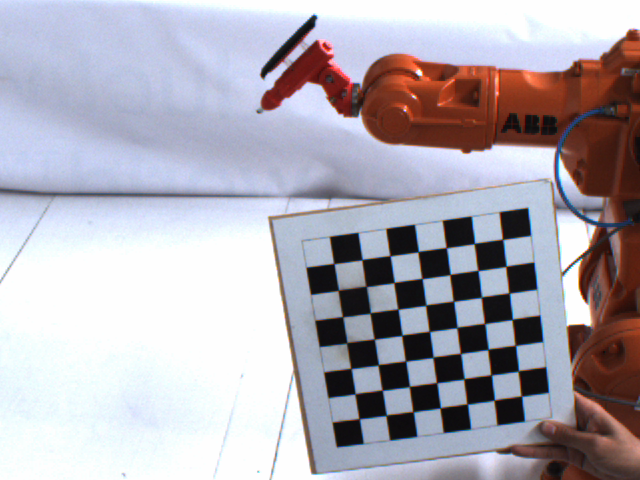
#> input picture stereo1/img/set1/L0030.png, 640 x 480 px, given in place of disp.png, which was not available
$ jupyter execute --allow-errors SetNo3.ipynb   (shell and % lines are left out)   (Python 2 division)   (older library calls are emulated)   (text cells are left out)
#> lines starting #> are read from the running program, lines starting #| are printed output that depends on the picture; pictures that were not available may be replaced by others from this repository, and a replacement may not be noted
[cell 1]
# -*- coding: utf-8 -*-
import glob
import os
import re
import time as t

import cv2
import cv2.cv as cv
import IPython
from IPython.display import display
import ipywidgets as widgets
from matplotlib import pyplot as plt
import numpy as np

print "OpenCV version:   {}".format(cv2.__version__)
print "IPython version:  {}".format(IPython.__version__)

# i = cv2.imread('stereo1/sample.png')
# RESOLUTION = (i.shape[1], i.shape[0])
RESOLUTION = (640, 480)
grid_w = 7
grid_h = 7
GRID_SIZE = (grid_w, grid_h)
sq_size = 3 # cm
crit = (cv2.TERM_CRITERIA_EPS + cv2.TERM_CRITERIA_MAX_ITER, 30, 0.001)

objp = np.zeros((grid_w*grid_h,3), np.float32)
objp[:,:2] = np.mgrid[0:grid_w,0:grid_h].T.reshape(-1,2) * sq_size

[cell 2]
def change_figsize(w, h):
    fig_size = plt.rcParams["figure.figsize"]
    fig_size = (w, h)
    plt.rcParams["figure.figsize"] = fig_size

def nothing(x):
    pass

change_figsize(18, 14)

[cell 3]
imagesL = sorted(glob.glob("stereo1/img/set1/L*.png"))
imagesR = sorted(glob.glob("stereo1/img/set1/R*.png"))

objpoints = []
imgpoints1 = []
imgpoints2 = []

t_start = t.clock()

for fnameL, fnameR in zip(imagesL, imagesR):
    imgL = cv2.imread(fnameL)
    imgR = cv2.imread(fnameR)
    grayL = cv2.cvtColor(imgL, cv2.COLOR_BGR2GRAY)
    grayR = cv2.cvtColor(imgR, cv2.COLOR_BGR2GRAY)
    retL, cornersL = cv2.findChessboardCorners(grayL, GRID_SIZE)
    retR, cornersR = cv2.findChessboardCorners(grayR, GRID_SIZE)

    if retL is True and retR is True:
        objpoints.append(objp)
        cv2.cornerSubPix(grayL, cornersL, (11,11), (-1,-1), crit)
        cv2.cornerSubPix(grayR, cornersR, (11,11), (-1,-1), crit)
        imgpoints1.append(cornersL)
        imgpoints2.append(cornersR)
        # [13 lines of commented-out code are left out]
#> (the rest of this cell did not finish here and is left out)

[cell 4]
imagesL = sorted(glob.glob("stereo1/img/set2/L*.png"))
imagesR = sorted(glob.glob("stereo1/img/set2/R*.png"))

objpoints = []
imgpoints1 = []
imgpoints2 = []

t_start = t.clock()

for fnameL, fnameR in zip(imagesL, imagesR):
    imgL = cv2.imread(fnameL)
    imgR = cv2.imread(fnameR)
    grayL = cv2.cvtColor(imgL, cv2.COLOR_BGR2GRAY)
    grayR = cv2.cvtColor(imgR, cv2.COLOR_BGR2GRAY)
    retL, cornersL = cv2.findChessboardCorners(grayL, GRID_SIZE)
    retR, cornersR = cv2.findChessboardCorners(grayR, GRID_SIZE)

    if retL is True and retR is True:
        objpoints.append(objp)
        cv2.cornerSubPix(grayL, cornersL, (11,11), (-1,-1), crit)
        cv2.cornerSubPix(grayR, cornersR, (11,11), (-1,-1), crit)
        imgpoints1.append(cornersL)
        imgpoints2.append(cornersR)
        # [13 lines of commented-out code are left out]

#> (the rest of this cell did not finish here and is left out)

[cell 5]
imagesL = sorted(glob.glob("stereo1/img/set3/L*.png"))
imagesR = sorted(glob.glob("stereo1/img/set3/R*.png"))

objpoints = []
imgpoints1 = []
imgpoints2 = []

t_start = t.clock()

for fnameL, fnameR in zip(imagesL, imagesR):
    imgL = cv2.imread(fnameL)
    imgR = cv2.imread(fnameR)
    grayL = cv2.cvtColor(imgL, cv2.COLOR_BGR2GRAY)
    grayR = cv2.cvtColor(imgR, cv2.COLOR_BGR2GRAY)
    retL, cornersL = cv2.findChessboardCorners(grayL, GRID_SIZE)
    retR, cornersR = cv2.findChessboardCorners(grayR, GRID_SIZE)

    if retL is True and retR is True:
        objpoints.append(objp)
        cv2.cornerSubPix(grayL, cornersL, (11,11), (-1,-1), crit)
        cv2.cornerSubPix(grayR, cornersR, (11,11), (-1,-1), crit)
        imgpoints1.append(cornersL)
        imgpoints2.append(cornersR)
        # [13 lines of commented-out code are left out]

#> (the rest of this cell did not finish here and is left out)

[cell 6]
with np.load("data/result_calib_set1.npz") as X:
#> (reads data/result_calib_set1.npz from the repository)
    mtxL, distL, mtxR, distR = [X[i] for i in ('arr_0', 'arr_1', 'arr_2', 'arr_3')]

with np.load("data/points_calib_set1.npz") as X:
#> (reads data/points_calib_set1.npz from the repository)
    objpoints, imgpoints1, imgpoints2 = [X[i] for i in ('arr_0', 'arr_1', 'arr_2')]

#> (the rest of this cell did not finish here and is left out)

#> (a cell that did not finish here is left out)

[cell 8]
ply_header = '''ply
format ascii 1.0
element vertex %(vert_num)d
property float x
property float y
property float z
property uchar red
property uchar green
property uchar blue
end_header
'''

def write_ply(fn, verts, colors):
    verts = verts.reshape(-1, 3)
    colors = colors.reshape(-1, 3)
    verts = np.hstack([verts, colors])
    with open(fn, 'w') as f:
        f.write(ply_header % dict(vert_num=len(verts)))
        np.savetxt(f, verts, '%f %f %f %d %d %d')


q2 = np.zeros((3,3))
#> (the rest of this cell did not finish here and is left out)

[cell 9]
disparity = np.zeros(RESOLUTION)
disp = cv2.imread('disp.png')
#> disp is the input picture: shape (480, 640, 3); mean B, G, R 180.3, 170.8, 175
disp = cv2.cvtColor(disp,cv2.COLOR_BGR2GRAY)
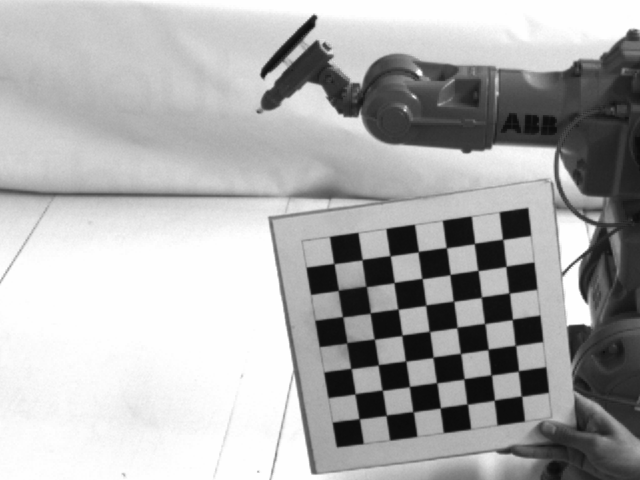
#> disp: shape (480, 640); min 11, max 254, mean 173.1
disp = cv2.pyrUp(disp)
#> disp: shape (960, 1280)
#> (the rest of this cell did not finish here and is left out)

[cell 10]
disp = cv2.imread('disp.png')
disp = cv2.cvtColor(disp,cv2.COLOR_BGR2GRAY)
imgL = cv2.imread('stereo1/scene/L0296.png')
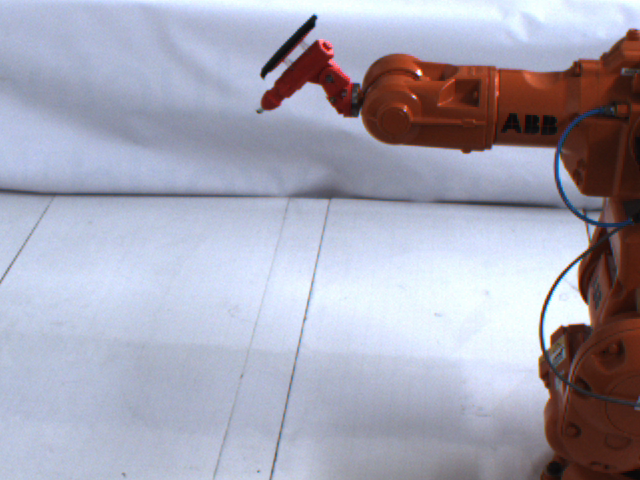
#> input picture stereo1/scene/L0296.png, 640 x 480 px
#> imgL is the input picture: shape (480, 640, 3); mean B, G, R 180.1, 164.5, 165.5
imgL = imgL[26:457, 9:621]
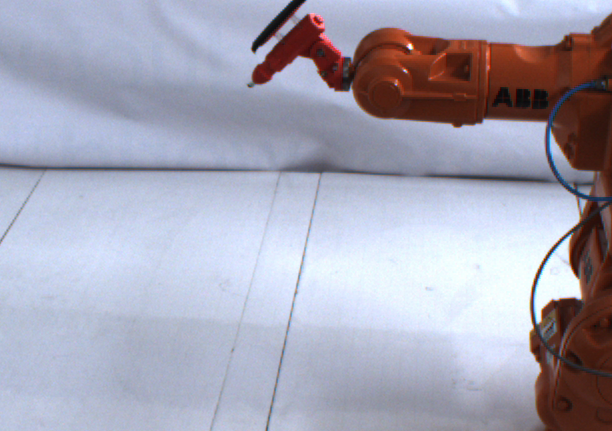
#> imgL: shape (431, 612, 3); mean B, G, R 181.7, 165.5, 166.3
imgL = cv2.pyrDown(imgL)
#> imgL: shape (216, 306, 3)
#> (the rest of this cell did not finish here and is left out)

[cell 11]
#(49, 121)
#(123, 253)
# [26:457, 10:621]
x, y = 49, 121
xx, yy = 2*x+26, 2*y+10

disp = cv2.imread('disp.png')
disp = cv2.cvtColor(disp,cv2.COLOR_BGR2GRAY)
imgL = cv2.imread('stereo1/scene/L0296.png')
imgR = cv2.imread('stereo1/scene/R0296.png')
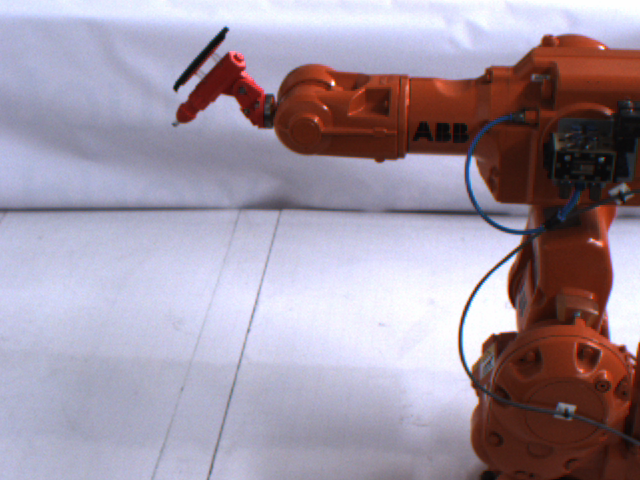
#> input picture stereo1/scene/R0296.png, 640 x 480 px
#> imgR is the input picture: shape (480, 640, 3); mean B, G, R 162.4, 147.9, 160.2
cv2.imwrite('original.png', imgL)
#> (the rest of this cell did not finish here and is left out)
